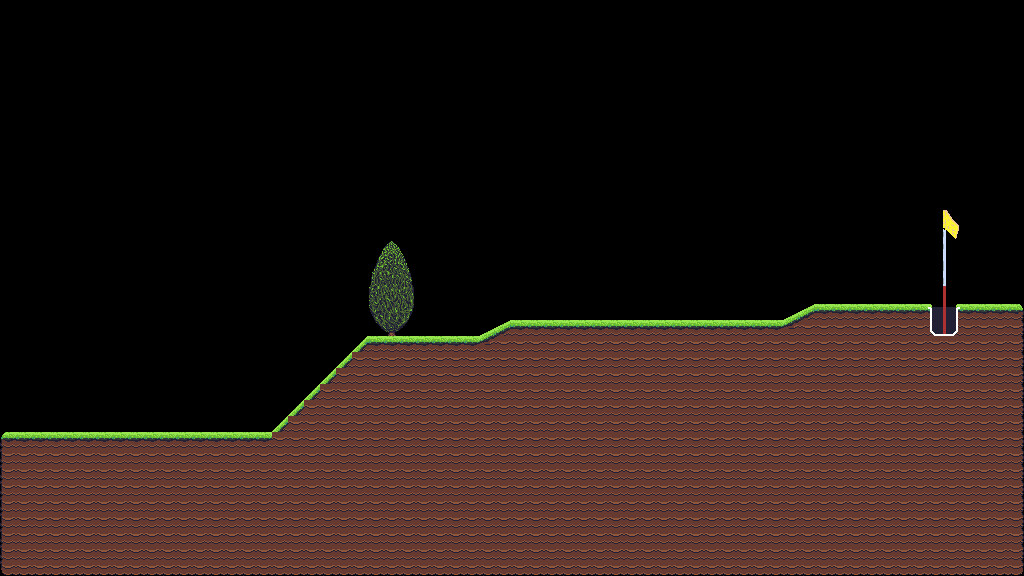

A 2D game scene composited from a Tiled map and its tileset images. What follows is a short description and the map's XML, with each tile layer's data collapsed to a summary:
An orthogonal 64x36 tile map with 16x16 px tiles, 1 tile layer (Level), 2 tilesets and 213 objects (135x collide, 2x finish, juniper).

<map version="1.10" tiledversion="1.11.1" orientation="orthogonal" renderorder="right-down" width="64" height="36" tilewidth="16" tileheight="16" infinite="0" nextlayerid="8" nextobjectid="7661">
 <tileset firstgid="1" name="prototype" tilewidth="16" tileheight="16" tilecount="128" columns="16">
  <image source="images/prototype.png" width="256" height="128" />
  <tile id="0" type="ground" />
  <tile id="1" type="ground" />
  <tile id="2" type="ground" />
  <tile id="3" type="ground" />
  <tile id="4" type="ground" />
 </tileset>
 <tileset firstgid="129" name="all2" tilewidth="16" tileheight="16" tilecount="210" columns="14">
  <image source="images/all2.png" width="224" height="244" />
 </tileset>
 <layer id="1" name="Level" width="64" height="36">
  <data>[2304 cells, 923 non-empty, 49 distinct tile ids]</data>
 </layer>
 <objectgroup id="7" name="Bushes_Leaf_Object">
  <object id="7506" name="juniper" x="368" y="240" width="51" height="94.5" />
 </objectgroup>
 <objectgroup id="6" name="Bushes_Object">
  <object id="7502" x="373.818" y="270.546">
   <polygon points="0,0 18,-28.7273 34,-0.181818" />
  </object>
  <object id="7503" x="373.909" y="271.647">
   <polygon points="0,0 34,-0.919192 38.9091,31.6202 -3.81818,32.1717" />
  </object>
  <object id="7504" x="369.909" y="304.553">
   <polygon points="0,0 42.8182,-0.643514 37.5455,15.5363 5.54545,15.7201" />
  </object>
  <object id="7505" x="376" y="320.916">
   <polygon points="0,0 31.0909,-0.280098 21,9.71007 11.1818,10.0835" />
  </object>
  <object id="7502" x="373.818" y="270.546">
   <polygon points="0,0 18,-28.7273 34,-0.181818" />
  </object>
  <object id="7503" x="373.909" y="271.647">
   <polygon points="0,0 34,-0.919192 38.9091,31.6202 -3.81818,32.1717" />
  </object>
  <object id="7504" x="369.909" y="304.553">
   <polygon points="0,0 42.8182,-0.643514 37.5455,15.5363 5.54545,15.7201" />
  </object>
  <object id="7505" x="376" y="320.916">
   <polygon points="0,0 31.0909,-0.280098 21,9.71007 11.1818,10.0835" />
  </object>
 </objectgroup>
 <objectgroup id="2" name="Ground_Object">
  <object id="7441" type="collide" x="1008" y="304" width="16" height="16" />
  <object id="7442" type="collide" x="0" y="432" width="16" height="16" />
  <object id="7443" type="collide" x="816" y="304" width="16" height="16" />
  <object id="7444" type="collide" x="832" y="304" width="16" height="16" />
  <object id="7445" type="collide" x="848" y="304" width="16" height="16" />
  <object id="7446" type="collide" x="864" y="304" width="16" height="16" />
  <object id="7447" type="collide" x="880" y="304" width="16" height="16" />
  <object id="7448" type="collide" x="896" y="304" width="16" height="16" />
  <object id="7449" type="collide" x="912" y="304" width="16" height="16" />
  <object id="7450" type="collide" x="960" y="304" width="16" height="16" />
  <object id="7451" type="collide" x="976" y="304" width="16" height="16" />
  <object id="7452" type="collide" x="992" y="304" width="16" height="16" />
  <object id="7453" type="collide" x="512" y="320" width="16" height="16" />
  <object id="7454" type="collide" x="528" y="320" width="16" height="16" />
  <object id="7455" type="collide" x="544" y="320" width="16" height="16" />
  <object id="7456" type="collide" x="560" y="320" width="16" height="16" />
  <object id="7457" type="collide" x="576" y="320" width="16" height="16" />
  <object id="7458" type="collide" x="592" y="320" width="16" height="16" />
  <object id="7459" type="collide" x="608" y="320" width="16" height="16" />
  <object id="7460" type="collide" x="624" y="320" width="16" height="16" />
  <object id="7461" type="collide" x="640" y="320" width="16" height="16" />
  <object id="7462" type="collide" x="656" y="320" width="16" height="16" />
  <object id="7463" type="collide" x="672" y="320" width="16" height="16" />
  <object id="7464" type="collide" x="688" y="320" width="16" height="16" />
  <object id="7465" type="collide" x="704" y="320" width="16" height="16" />
  <object id="7466" type="collide" x="720" y="320" width="16" height="16" />
  <object id="7467" type="collide" x="736" y="320" width="16" height="16" />
  <object id="7468" type="collide" x="752" y="320" width="16" height="16" />
  <object id="7469" type="collide" x="768" y="320" width="16" height="16" />
  <object id="7470" type="collide" x="416" y="336" width="16" height="16" />
  <object id="7471" type="collide" x="432" y="336" width="16" height="16" />
  <object id="7472" type="collide" x="448" y="336" width="16" height="16" />
  <object id="7473" type="collide" x="464" y="336" width="16" height="16" />
  <object id="7474" type="collide" x="16" y="432" width="16" height="16" />
  <object id="7475" type="collide" x="32" y="432" width="16" height="16" />
  <object id="7476" type="collide" x="48" y="432" width="16" height="16" />
  <object id="7477" type="collide" x="64" y="432" width="16" height="16" />
  <object id="7478" type="collide" x="80" y="432" width="16" height="16" />
  <object id="7479" type="collide" x="96" y="432" width="16" height="16" />
  <object id="7480" type="collide" x="112" y="432" width="16" height="16" />
  <object id="7481" type="collide" x="128" y="432" width="16" height="16" />
  <object id="7482" type="collide" x="144" y="432" width="16" height="16" />
  <object id="7483" type="collide" x="160" y="432" width="16" height="16" />
  <object id="7484" type="collide" x="176" y="432" width="16" height="16" />
  <object id="7485" type="collide" x="192" y="432" width="16" height="16" />
  <object id="7486" type="collide" x="208" y="432" width="16" height="16" />
  <object id="7487" type="collide" x="224" y="432" width="16" height="16" />
  </objectgroup>
 <objectgroup id="3" name="Hole_Object">
  <!-- 8 objects omitted --></objectgroup>
 <objectgroup id="5" name="Spawn_Object">
  <!-- 1 objects omitted --></objectgroup>
</map>
<!-- 157 of 213 objects omitted -->
